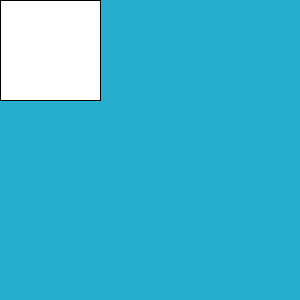
Frame 1 (no input)
Frame 60 (the mouse pressed at the canvas centre just before this capture): identical to frame 1, image omitted
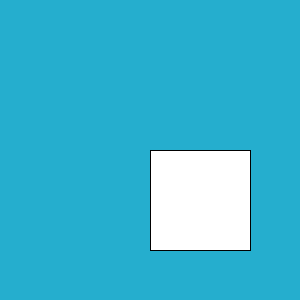
Frame 120 (the mouse held since frame 60 and released just before this capture)

The Processing sketch that drew these frames (run headless with seeded random() and noise(); from frame 60 on, the mouse is pressed at the canvas centre):

// Processing sketch: week16_setup_draw
// ── week16_setup_draw.pde
void setup(){
    size(300,300);
}

void draw(){
   background(#25AECE);
   rect(mouseX,mouseY,100,100);
}
